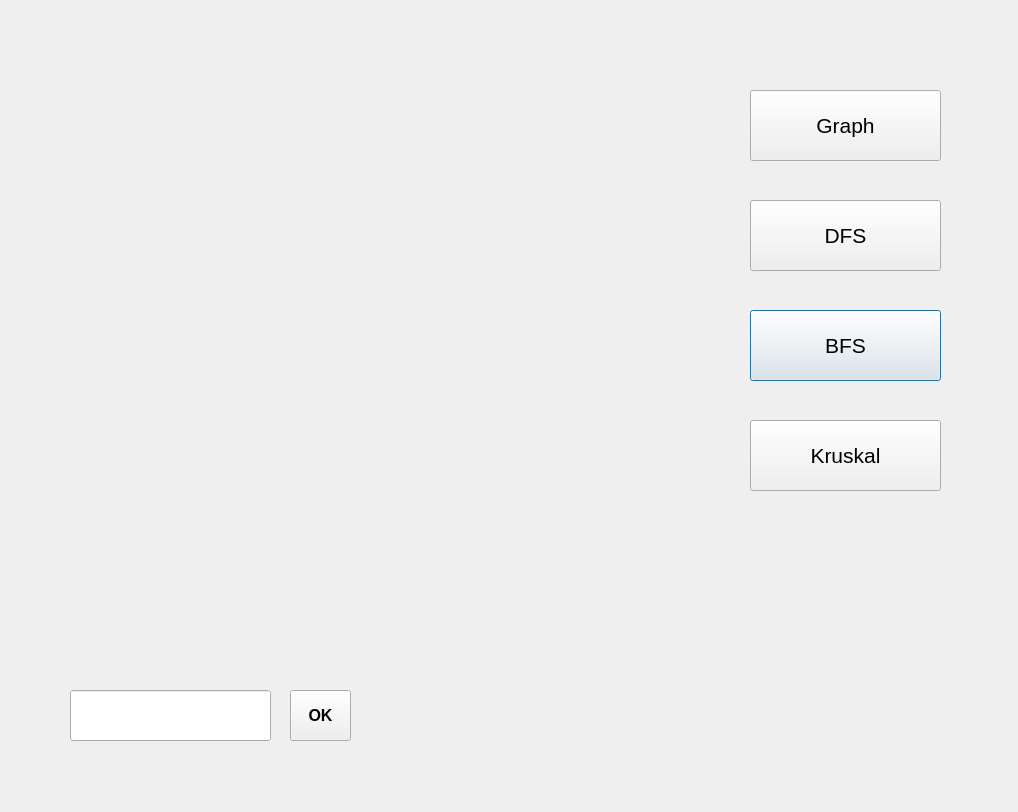
<?xml version="1.0" encoding="UTF-8"?>
<ui version="4.0">
 <class>Dialog</class>
 <widget class="QDialog" name="Dialog">
  <property name="geometry">
   <rect>
    <x>0</x>
    <y>0</y>
    <width>1018</width>
    <height>812</height>
   </rect>
  </property>
  <property name="minimumSize">
   <size>
    <width>1018</width>
    <height>812</height>
   </size>
  </property>
  <property name="maximumSize">
   <size>
    <width>1018</width>
    <height>812</height>
   </size>
  </property>
  <property name="windowTitle">
   <string>Dialog</string>
  </property>
  <widget class="QLabel" name="label_put">
   <property name="geometry">
    <rect>
     <x>70</x>
     <y>600</y>
     <width>271</width>
     <height>51</height>
    </rect>
   </property>
   <property name="font">
    <font>
     <family>Segoe UI Semibold</family>
     <pointsize>16</pointsize>
     <weight>75</weight>
     <italic>true</italic>
     <bold>true</bold>
    </font>
   </property>
   <property name="text">
    <string/>
   </property>
  </widget>
  <widget class="QPushButton" name="pushButton_bfs">
   <property name="geometry">
    <rect>
     <x>750</x>
     <y>310</y>
     <width>191</width>
     <height>71</height>
    </rect>
   </property>
   <property name="font">
    <font>
     <family>Segoe UI Symbol</family>
     <pointsize>16</pointsize>
    </font>
   </property>
   <property name="cursor">
    <cursorShape>PointingHandCursor</cursorShape>
   </property>
   <property name="text">
    <string>BFS</string>
   </property>
  </widget>
  <widget class="QPushButton" name="pushButton_dfs">
   <property name="geometry">
    <rect>
     <x>750</x>
     <y>200</y>
     <width>191</width>
     <height>71</height>
    </rect>
   </property>
   <property name="font">
    <font>
     <family>Segoe UI Symbol</family>
     <pointsize>16</pointsize>
    </font>
   </property>
   <property name="cursor">
    <cursorShape>PointingHandCursor</cursorShape>
   </property>
   <property name="text">
    <string>DFS</string>
   </property>
  </widget>
  <widget class="QLabel" name="label_weight">
   <property name="geometry">
    <rect>
     <x>490</x>
     <y>620</y>
     <width>201</width>
     <height>61</height>
    </rect>
   </property>
   <property name="font">
    <font>
     <family>Segoe UI Semibold</family>
     <pointsize>14</pointsize>
     <weight>75</weight>
     <italic>false</italic>
     <bold>true</bold>
    </font>
   </property>
   <property name="text">
    <string/>
   </property>
  </widget>
  <widget class="QPushButton" name="pushButton">
   <property name="geometry">
    <rect>
     <x>290</x>
     <y>690</y>
     <width>61</width>
     <height>51</height>
    </rect>
   </property>
   <property name="font">
    <font>
     <pointsize>12</pointsize>
     <weight>75</weight>
     <bold>true</bold>
    </font>
   </property>
   <property name="text">
    <string>OK</string>
   </property>
  </widget>
  <widget class="QPushButton" name="pushButton_graph">
   <property name="geometry">
    <rect>
     <x>750</x>
     <y>90</y>
     <width>191</width>
     <height>71</height>
    </rect>
   </property>
   <property name="font">
    <font>
     <family>Segoe UI Symbol</family>
     <pointsize>16</pointsize>
    </font>
   </property>
   <property name="cursor">
    <cursorShape>PointingHandCursor</cursorShape>
   </property>
   <property name="text">
    <string>Graph</string>
   </property>
  </widget>
  <widget class="QWidget" name="verticalLayoutWidget">
   <property name="geometry">
    <rect>
     <x>30</x>
     <y>30</y>
     <width>661</width>
     <height>531</height>
    </rect>
   </property>
   <layout class="QVBoxLayout" name="verticalLayout"/>
  </widget>
  <widget class="QLineEdit" name="lineEdit">
   <property name="geometry">
    <rect>
     <x>70</x>
     <y>690</y>
     <width>201</width>
     <height>51</height>
    </rect>
   </property>
   <property name="font">
    <font>
     <family>Segoe UI Semibold</family>
     <pointsize>16</pointsize>
     <weight>75</weight>
     <italic>true</italic>
     <bold>true</bold>
    </font>
   </property>
   <property name="layoutDirection">
    <enum>Qt::LeftToRight</enum>
   </property>
   <property name="autoFillBackground">
    <bool>true</bool>
   </property>
   <property name="alignment">
    <set>Qt::AlignCenter</set>
   </property>
  </widget>
  <widget class="QLabel" name="label_tree">
   <property name="geometry">
    <rect>
     <x>740</x>
     <y>610</y>
     <width>251</width>
     <height>171</height>
    </rect>
   </property>
   <property name="font">
    <font>
     <family>Segoe UI Semibold</family>
     <pointsize>14</pointsize>
     <weight>75</weight>
     <italic>false</italic>
     <bold>true</bold>
    </font>
   </property>
   <property name="text">
    <string/>
   </property>
  </widget>
  <widget class="QPushButton" name="pushButton_kruskal">
   <property name="geometry">
    <rect>
     <x>750</x>
     <y>420</y>
     <width>191</width>
     <height>71</height>
    </rect>
   </property>
   <property name="font">
    <font>
     <family>Segoe UI Symbol</family>
     <pointsize>16</pointsize>
    </font>
   </property>
   <property name="cursor">
    <cursorShape>PointingHandCursor</cursorShape>
   </property>
   <property name="text">
    <string>Kruskal</string>
   </property>
  </widget>
 </widget>
 <resources/>
 <connections/>
</ui>
